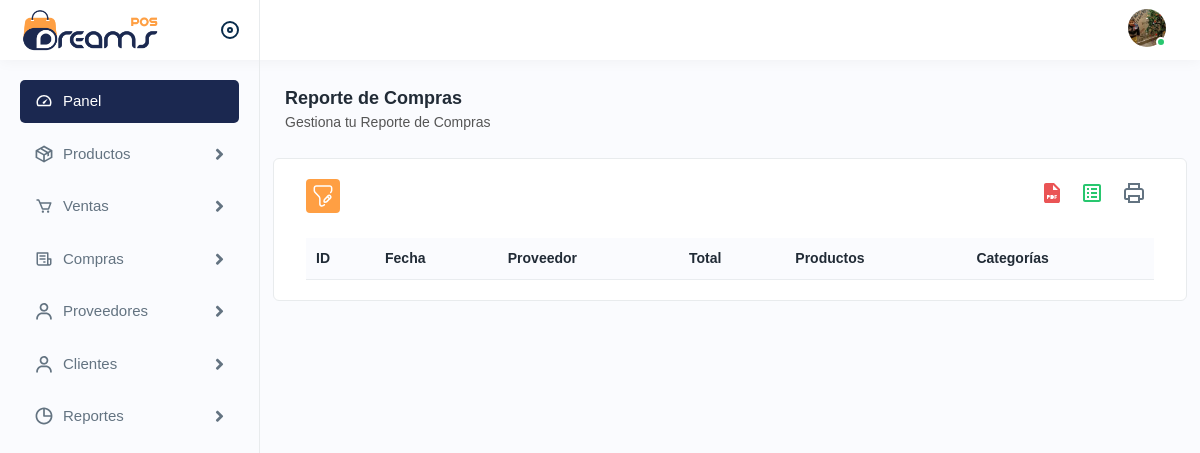
Before: /report/purchases/ (signed in) with the older database file.
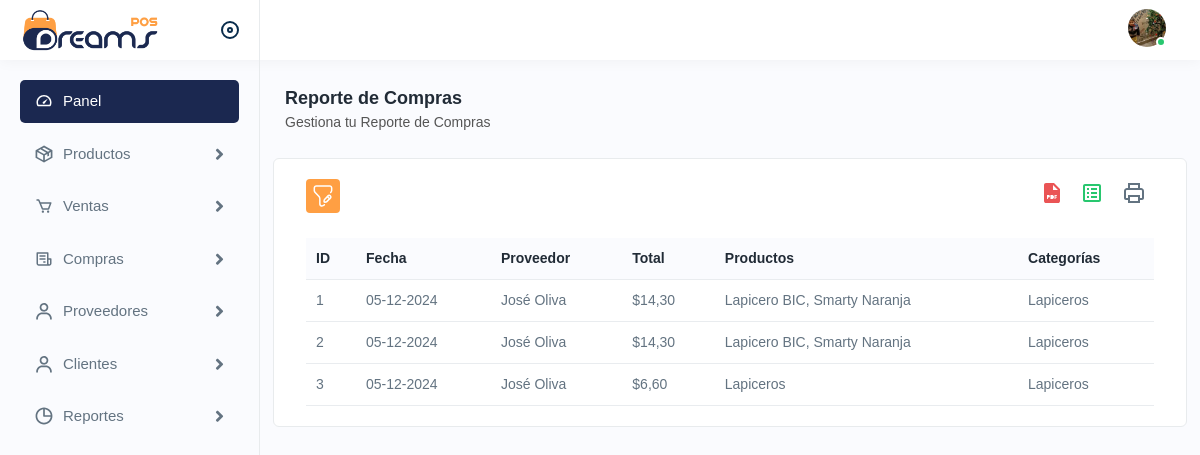
After: the same page with the newer database file.
### backend/models.py (models this page shows, shortened)
class Compra(models.Model):
    fecha = models.DateTimeField(auto_now_add=True)
    total = models.DecimalField(max_digits=10, decimal_places=2)
    proveedor = models.ForeignKey(Proveedor, on_delete=models.CASCADE)

class Proveedor(models.Model):
    nombre = models.CharField(max_length=100)
    email = models.EmailField(max_length=255, blank=True, null=True)
    telefono = models.CharField(max_length=15, blank=True, null=True)
    empresa = models.ForeignKey(Empresa, on_delete=models.CASCADE)

class DetalleCompra(models.Model):
    compra = models.ForeignKey(Compra, on_delete=models.CASCADE)
    producto = models.ForeignKey(Producto, on_delete=models.CASCADE)
    cantidad = models.IntegerField()
    precio_unitario = models.DecimalField(max_digits=10, decimal_places=2)

class Producto(models.Model):
    nombre = models.CharField(max_length=100)
    precio_venta = models.DecimalField(max_digits=10, decimal_places=2)
    precio_compra = models.DecimalField(max_digits=10, decimal_places=2)
    descripcion = models.TextField(blank=True, null=True)
    stock_minimo = models.IntegerField()
    stock = models.IntegerField()
    ultima_actualizacion = models.DateTimeField(auto_now_add=True)
    categoria = models.ForeignKey(Categoria, on_delete=models.CASCADE)
    proveedores = models.ManyToManyField(Proveedor, through='ProductoProveedor')
    imagen = models.ImageField(upload_to='productos/', blank=True, null=True)

class Categoria(models.Model):
    nombre = models.CharField(max_length=100)
    descripcion = models.TextField(blank=True, null=True)
    created_by = models.ForeignKey(User, on_delete=models.CASCADE)
    imagen = models.ImageField(upload_to='categorias/', blank=True, null=True)

### backend/views.py (the view)
# urls.py: path('report/purchases/', login_required(PurchasesReportView.as_view()), name='report_purchases'),
class PurchasesReportView(ListView):
    model = Compra
    template_name = 'dashboard/report_purchases.html'
    context_object_name = 'compras'
    def get_context_data(self, **kwargs):
        context = super().get_context_data(**kwargs)
        context['compras'] = self.get_filtered_purchases()
        return context
    def get_filtered_purchases(self):
        compras = Compra.objects.all()
        from_date = self.request.GET.get('from_date')
        to_date = self.request.GET.get('to_date')
        if from_date:
            from_date = parse_date(from_date)
            compras = compras.filter(fecha__date__gte=from_date)
        if to_date:
            to_date = parse_date(to_date)
            compras = compras.filter(fecha__date__lte=to_date)
        return compras

### backend/templatetags/custom_filters.py (called while the page is built)
@register.filter
def unique(detalles):
    categorias = set()
    for detalle in detalles:
        categorias.add(detalle.producto.categoria.nombre)
    return list(categorias)

### backend/templates/dashboard/report_purchases.html (shortened to what this page needs)
{% extends 'base.html' %}
{% load static %}
{% load widget_tweaks %}
{% load tz %}
{% load custom_filters %}
{% block content %}
<div class="page-header">
    <div class="page-title">
        <h4>Reporte de Compras</h4>
        <h6>Gestiona tu Reporte de Compras</h6>
    </div>
</div>
<div class="card">
    <div class="card-body">
        <div class="table-top">
            <div class="search-set">
                <div class="search-path">
                    <a class="btn btn-filter" id="filter_search">
                        <img src="{% static 'assets/img/icons/filter.svg' %}" alt="img" />
                    </a>
                </div>
                <div class="search-input">
                    <a class="btn btn-searchset">
                    </a>
                </div>
            </div>
            <div class="wordset">
                <ul>
                    <li>
                        <a data-bs-toggle="tooltip" data-bs-placement="top" title="pdf">
                            <img src="{% static 'assets/img/icons/pdf.svg' %}" alt="img" />
                        </a>
                    </li>
                    <li>
                        <a data-bs-toggle="tooltip" data-bs-placement="top" title="excel">
                            <img src="{% static 'assets/img/icons/excel.svg' %}" alt="img" />
                        </a>
                    </li>
                    <li>
                        <a data-bs-toggle="tooltip" data-bs-placement="top" title="imprimir">
                            <img src="{% static 'assets/img/icons/printer.svg' %}" alt="img" />
                        </a>
                    </li>
                </ul>
            </div>
        </div>
        <div class="table-responsive">
            <table class="table datanew">
                <thead>
                    <tr>
                        <th>ID</th>
                        <th>Fecha</th>
                        <th>Proveedor</th>
                        <th>Total</th>
                        <th>Productos</th>
                        <th>Categorías</th>
                    </tr>
                </thead>
                <tbody>
                    {% for compra in compras %}
                    <tr>
                        <td>{{ compra.id }}</td>
                        <td>{{ compra.fecha|date:"d-m-Y" }}</td>
                        <td>{{ compra.proveedor.nombre }}</td>
                        <td>${{ compra.total }}</td>
                        <td>
                            {% for detalle in compra.detallecompra_set.all %}
                                {{ detalle.producto.nombre }}{% if not forloop.last %}, {% endif %}
                            {% endfor %}
                        </td>
                        <td>
                            {% with categorias=compra.detallecompra_set.all|unique %}
                                {% for detalle in categorias %}
                                    {{ detalle }}{% if not forloop.last %}, {% endif %}
                                {% endfor %}
                            {% endwith %}
                        </td>
                    </tr>
                    {% endfor %}
                </tbody>
            </table>
        </div>
    </div>
</div>
{% endblock content %}

### backend/templates/base.html (shortened to what this page needs)
{% load static %}
<!DOCTYPE html>
<html lang="en">
  <head>
    <link rel="stylesheet" href="{% static 'assets/css/bootstrap.min.css' %}" />
    <link rel="stylesheet" href="{% static 'assets/css/animate.css' %}" />
    <link rel="stylesheet" href="{% static 'assets/plugins/select2/css/select2.min.css' %}">
    <link rel="stylesheet" href="{% static 'assets/css/dataTables.bootstrap4.min.css' %}" />
    <link rel="stylesheet" href="{% static 'assets/plugins/owlcarousel/owl.carousel.min.css' %}">
    <link
      rel="stylesheet"
      href="{% static 'assets/plugins/fontawesome/css/fontawesome.min.css' %}"
    />
    <link rel="stylesheet" href="{% static 'assets/plugins/fontawesome/css/all.min.css' %}" />
    <link rel="stylesheet" href="{% static 'assets/css/style.css' %}" />
  </head>
  <body>
    <div class="main-wrapper">
      <div class="header">
        <div class="header-left active">
          <a href="{% url 'dashboard' %}" class="logo">
            <img src="{% static 'assets/img/logo.png' %}" alt="" />
          </a>
          <a id="toggle_btn" href="javascript:void(0);"> </a>
        </div>
        <ul class="nav user-menu">
          <li class="nav-item dropdown has-arrow main-drop">
            <a
              href="javascript:void(0);"
              class="dropdown-toggle nav-link userset"
              data-bs-toggle="dropdown"
            >
              <span class="user-img"
                ><img src="{% static 'assets/img/profiles/avator1.jpg' %}" alt="" />
                <span class="status online"></span
              ></span>
            </a>
          </li>
        </ul>
      </div>
      <div class="sidebar" id="sidebar">
        <div class="sidebar-inner slimscroll w-100">
          <div id="sidebar-menu" class="sidebar-menu">
            <ul>
              <li class="active">
                <a href="{% url 'dashboard' %}"
                  ><img src="{% static 'assets/img/icons/dashboard.svg' %}" alt="img" /><span>
                    Panel</span
                  >
                </a>
              </li>
              <li class="submenu">
                <a href="javascript:void(0);"
                  ><img src="{% static 'assets/img/icons/product.svg' %}" alt="img" /><span>
                    Productos</span
                  >
                  <span class="menu-arrow"></span
                ></a>
              </li>
              <li class="submenu">
                <a href="javascript:void(0);"
                  ><img src="{% static 'assets/img/icons/sales1.svg' %}" alt="img" /><span>
                    Ventas</span
                  >
                  <span class="menu-arrow"></span
                ></a>
              </li>
              <li class="submenu">
                <a href="javascript:void(0);"
                  ><img src="{% static 'assets/img/icons/purchase1.svg' %}" alt="img" /><span>
                    Compras</span
                  >
                  <span class="menu-arrow"></span
                ></a>
              </li>
              <li class="submenu">
                <a href="javascript:void(0);"
                  ><img src="{% static 'assets/img/icons/users1.svg' %}" alt="img" /><span>
                    Proveedores</span
                  >
                  <span class="menu-arrow"></span
                ></a>
              </li>
              <li class="submenu">
                <a href="javascript:void(0);"
                  ><img src="{% static 'assets/img/icons/users1.svg' %}" alt="img" /><span>
                    Clientes</span
                  >
                  <span class="menu-arrow"></span
                ></a>
              </li>
              <li class="submenu">
                <a href="javascript:void(0);"
                  ><img src="{% static 'assets/img/icons/time.svg' %}" alt="img" /><span>
                    Reportes</span
                  >
                  <span class="menu-arrow"></span
                ></a>
              </li>
            </ul>
          </div>
        </div>
      </div>
      <div class="page-wrapper">
        <div class="content">
            <div class="row">
            {% block content %}
            {% endblock content %}
            </div>
        </div>
      </div>
    </div>
  </body>
</html>

Changed rows visible on the page:
added Compra: id "1", fecha "05-12-2024", proveedor.nombre "José Oliva", total "14,30"
added DetalleCompra: producto.nombre "Lapicero BIC", shown under "1"
added DetalleCompra: producto.nombre "Smarty Naranja", shown under "1"
now on this page (row edited): Categoria: categorias "Lapiceros" "Lapiceros" "Lapiceros"
added Compra: id "2", fecha "05-12-2024", proveedor.nombre "José Oliva", total "14,30"
added DetalleCompra: producto.nombre "Lapicero BIC", shown under "2"
added DetalleCompra: producto.nombre "Smarty Naranja", shown under "2"
added Compra: id "3", fecha "05-12-2024", proveedor.nombre "José Oliva", total "6,60"
added DetalleCompra: producto.nombre "Lapiceros", shown under "3"
